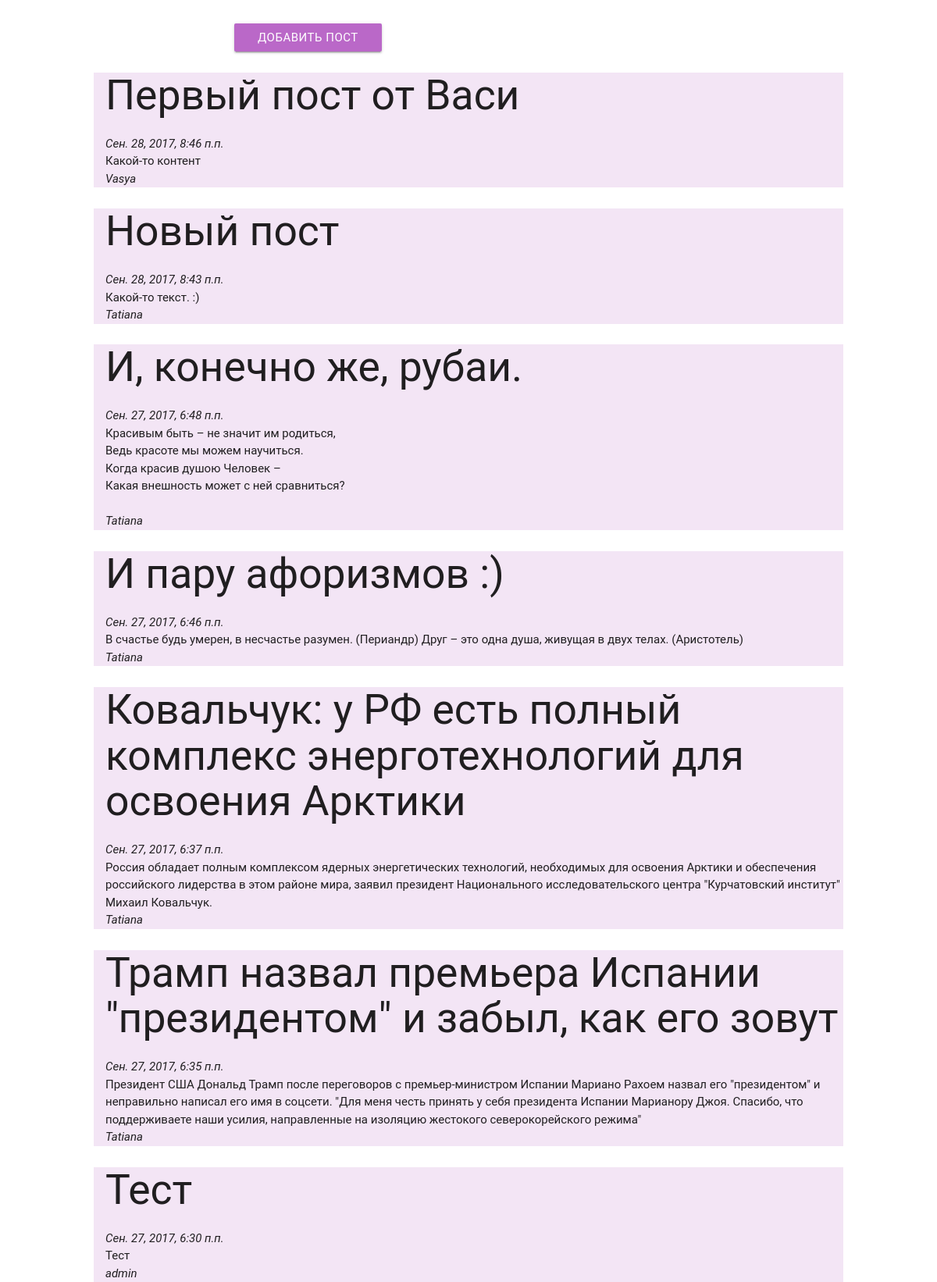
Page /qwer on the committed database.
### main/models.py (models this page shows, shortened)
class Record(models.Model):
    title = models.CharField(max_length=255)
    content = models.TextField()
    date = models.DateTimeField(default=timezone.now)
    user = models.ForeignKey(User)

### main/views.py (the view)
# urls.py: url(r'^qwer', detail),
def detail(request):
    a = Record.objects.all()[::-1]
    return render(request, 'main/posts.html', {'records': a})

### main/templates/main/posts.html (shortened to what this page needs)
<!DOCTYPE html>
<html lang="en">
<head>
    <link rel="stylesheet" href="/static/css/style.css">
    <link rel="stylesheet" href="/static/css/icon.css">
    <link rel="stylesheet" href="/static/css/materialize.min.css">
</head>
<body>
<form action="/newpost/">
    <button class="btn waves-effect waves-light purple lighten-2" type="submit">Добавить пост</button>
</form>
{% for record in records %}
   <div class="post_block purple lighten-5"> <h2>{{ record.title }}</h2>
   <i> {{ record.date }}</i>
    <br>
    {{ record.content|safe }}
    <br>
   <i> {{ record.user.username }}</i>
    <br></div>
{% endfor %}
</body>
</html>

### main/static/css/style.css (style rules this page uses)
form { margin: 0 auto; margin-top: 30px; width:600px; }
.post_block { width: 80%; margin: auto; margin-top: 15px; padding-left: 15px; }

### rows in the picture
Record: title "Первый пост от Васи", date "Сен. 28, 2017, 8:46 п.п.", content "Какой-то контент", user.username "Vasya"
Record: title "Новый пост", date "Сен. 28, 2017, 8:43 п.п.", content "Какой-то текст. :)", user.username "Tatiana"
Record: title "И, конечно же, рубаи.", date "Сен. 27, 2017, 6:48 п.п.", content "Красивым быть – не значит им родиться, Ведь красоте мы можем научиться. Когда красив душою Человек – Какая внешность может с ней сравниться?", user.username "Tatiana"
Record: title "И пару афоризмов :)", date "Сен. 27, 2017, 6:46 п.п.", content "В счастье будь умерен, в несчастье разумен. (Периандр) Друг – это одна душа, живущая в двух телах. (Аристотель)", user.username "Tatiana"
Record: title "Ковальчук: у РФ есть полный комплекс энерготехнологий для освоения Арктики", date "Сен. 27, 2017, 6:37 п.п.", content "Россия обладает полным комплексом ядерных энергетических технологий, необходимых для освоения Арктики и обеспечения российского лидерства в этом районе мира, заявил президент Национального исследовательского центра \"Курчатовский институт\" Михаил Ковальчук.", user.username "Tatiana"
Record: title "Трамп назвал премьера Испании \"президентом\" и забыл, как его зовут", date "Сен. 27, 2017, 6:35 п.п.", content "Президент США Дональд Трамп после переговоров с премьер-министром Испании Мариано Рахоем назвал его \"президентом\" и неправильно написал его имя в соцсети. \"Для меня честь принять у себя президента Испании Марианору Джоя. Спасибо, что поддерживаете наши усилия, направленные на изоляцию жестокого северокорейского режима\"", user.username "Tatiana"
Record: title "Тест", date "Сен. 27, 2017, 6:30 п.п.", content "Тест", user.username "admin"
